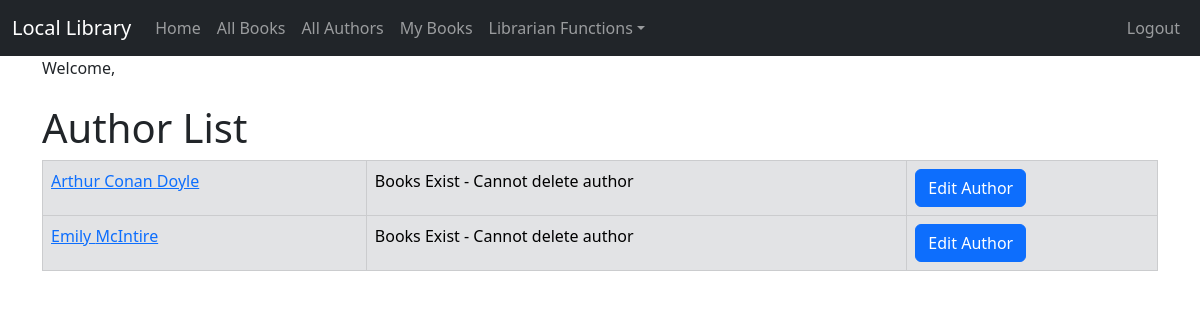
Before: /author_list/ (signed in) with the older database file.
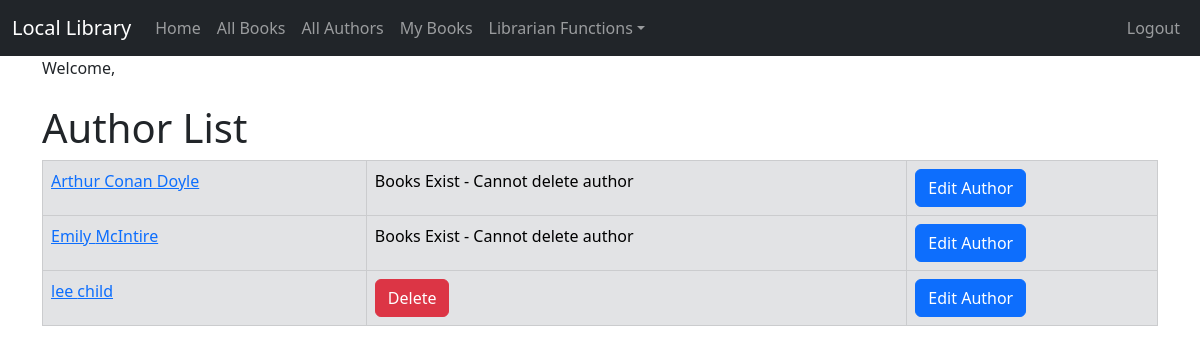
After: the same page with the newer database file.
### catalog/models.py (models this page shows, shortened)
class Author(models.Model):
    first_name = models.CharField(max_length=100)
    last_name = models.CharField(max_length=100)
    date_of_birth = models.DateField(null=True, blank=True)
    date_of_death = models.DateField('Died', null=True, blank=True)
    author_image = models.ImageField(upload_to='images/', null=True, blank=True)
    class Meta:
        ordering = ['last_name', 'first_name']
    def get_absolute_url(self):
        return reverse('author_detail', args=[str(self.id)])

### catalog/views.py (the view)
# urls.py: path('author_list/', views.AuthorListView.as_view(), name='author_list'),
class AuthorListView(LoginRequiredMixin, generic.ListView):
    model = Author

### catalog/templates/catalog/author_list.html (shortened to what this page needs)
{% extends "catalog/base.html" %}
{% block content %}
    <h1>Author List</h1>
    {% if author_list %}
        <table class="table table-bordered">
            {% for author in author_list %}
                <tr class="table-secondary">
                    <td><a href="{{ author.get_absolute_url }}">{{author.first_name }} {{ author.last_name }}</a></td>
                    {% if user.is_superuser %}
                        {% if author.book_set.all %}
                            <td>Books Exist - Cannot delete author</td>
                        {% else %}
                            <td><a href="{% url 'author_delete' pk=author.pk %}"
                                   onclick="return confirm('Are you sure you want to delete?')"
                                   class="btn btn-danger">Delete</a>
                            </td>
                        {% endif %}
                        <td><a href="{% url 'author_update' pk=author.pk%}" class="btn btn-primary">Edit Author</a></td>
                    {% endif %}
                </tr>
            {% endfor %}
        </table>
    {% else %}
        <p>There are no authors in the library.</p>
    {% endif %}
{% endblock %}

### catalog/templates/catalog/base.html (shortened to what this page needs)
{% load static %}
<!doctype html>
<html lang="en">
<head>
    <link href="https://cdn.jsdelivr.net/npm/bootstrap@5.3.0-alpha1/dist/css/bootstrap.min.css" rel="stylesheet"
>
</head>
<body>
<nav class="navbar navbar-expand-lg navbar-dark bg-dark">
    <div class="container-fluid">
        <a class="navbar-brand" href="{% url 'index' %}">Local Library</a>
        <div class="collapse navbar-collapse" id="navbarSupportedContent">
            <ul class="navbar-nav me-auto mb-2 mb-lg-0">
                <li class="nav-item">
                    <a class="nav-link" href="{% url 'index' %}">Home</a>
                </li>
                <li class="nav-item">
                  <a class="nav-link" href="{% url 'book_list' %}">All Books</a>
                </li>
                <li class="nav-item">
                    <a class="nav-link" href="{% url 'author_list' %}">All Authors</a>
                </li>
                {% if user.is_authenticated %}
                <li>
                    <a class="nav-link" href="{% url 'my_books' %}">My Books</a>
                </li>
                    {% if user.is_superuser %}
                        <li class="nav-item dropdown">
                           <a class="nav-link dropdown-toggle" href="#" role="button" data-bs-toggle="dropdown" aria-expanded="false">Librarian Functions</a>
                        </li>
                    {% endif %}
                {% endif %}
            </ul>
        </div>
        <ul class="nav navbar-nav ml-auto">
            {% if user.is_authenticated %}
                <li><a class="nav-link" href="{% url 'logout' %}">Logout</a>
                </li>
            {% else %}
                <li><a class="nav-link" href="{% url 'login' %}"><span class="glyphicon glyphicon-log-in"></span>Login</a>
                </li>
                <li>
                    <a class="nav-link" href="{% url 'register' %}"><span class="glyphicon glyphicon-log-in"></span>Sign Up</a>
                </li>
            {% endif %}
        </ul>
    </div>
</nav>
<div class="container">
    {% if user.is_authenticated %}
        Welcome, {{ user.first_name }} {{ user.last_name }}
    {% endif %}
</div>
<div class="container">
    <br/>
    {% block content %}
    {% endblock %}
</div>
</body>
</html>

Changed rows visible on the page:
added Author: first_name "lee", last_name "child", shows "Delete"
